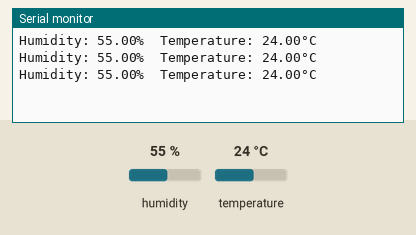
The sketch below on a simulated Raspberry Pi Pico. On the bench: the last lines printed to the serial monitor. The test bench sets the inputs (shaded band); at power-on: humidity 55 %, temperature 24 °C.

Above: at 6.8 s.
6.9 s: humidity set to 22 %
At 11.1 s:
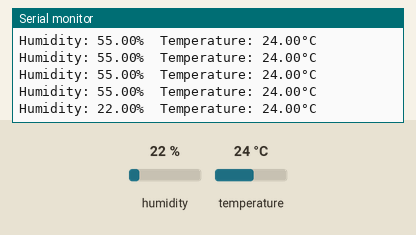
12.3 s: temperature set to 12 °C
At 15.3 s:
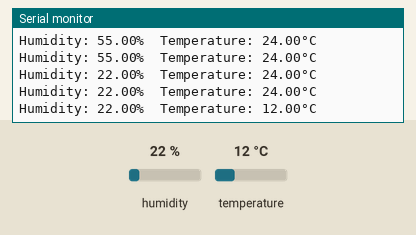
17.7 s: humidity set to 40 %
At 18.4 s:
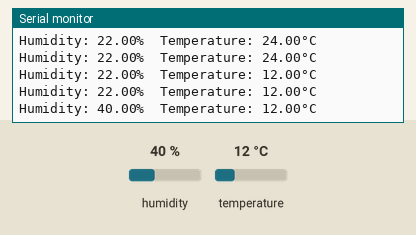
Timing chart, 0 to 20.7 s (numbered marks = the images above; inputs shaded):
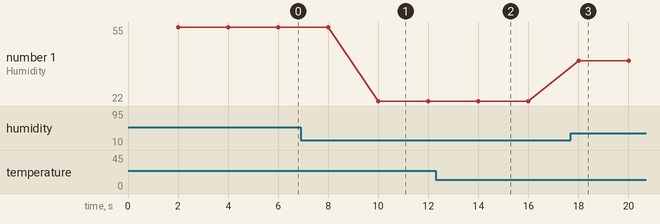

The sketch:

decl_practice_136.ino
```cpp
// snippet: decl_practice_136
// tags: globals, declare, millis, nonblocking, dht
// boards: avr, esp32, megaavr, nano33iot, romi32u4, rp2040
// library: DHT
// description: Declare unsigned long prevMillis=0 at global scope
// prompts: declare, unsigned, prevmillis=0, scope, if(millis()-prevmillis, interval)
// verified: compile-only
// source: kd-generated (id 136)
// exact-include: DHT.h

#include <DHT.h>

#define DHTPIN 2
#define DHTTYPE DHT22

DHT dht(DHTPIN, DHTTYPE);
unsigned long prevMillis = 0;
const unsigned long INTERVAL = 2000;

void setup() {
  Serial.begin(9600);
  dht.begin();
}

void loop() {
  unsigned long now = millis();
  if (now - prevMillis >= INTERVAL) {
    prevMillis = now;

    float humidity = dht.readHumidity();
    float temperature = dht.readTemperature();

    if (isnan(humidity) || isnan(temperature)) {
      Serial.println("Failed to read from DHT sensor!");
      return;
    }

    Serial.print("Humidity: ");
    Serial.print(humidity);
    Serial.print("%  Temperature: ");
    Serial.print(temperature);
    Serial.println("°C");
  }
}
```

Measured:
- after the input at 6.9 s, the serial monitor: prints a new line after 3.1 s (image 1)
- after the input at 12.3 s, the serial monitor: prints a new line after 1.7 s (image 2)
- after the input at 17.7 s, the serial monitor: prints a new line after 0.31 s (image 3)
- plotted number 1: 55 → 22 after the input at 6.9 s, 22 → 40 after the input at 17.7 s
